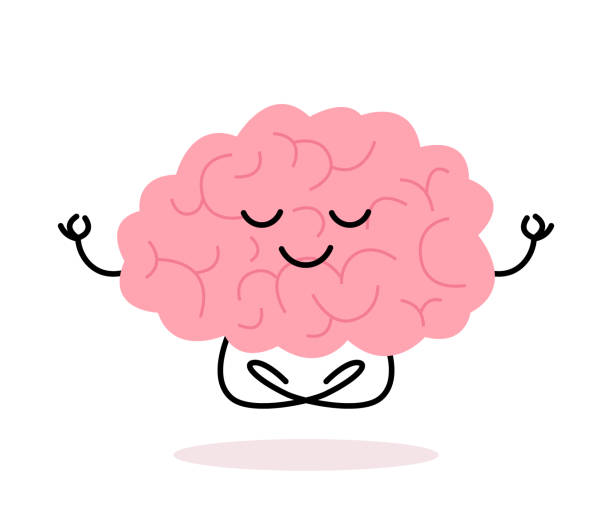
#> input picture ment.jpg, 612 x 510 px
$ python scaling.py
#> lines starting #> are read from the running program, lines starting #| are printed output that depends on the picture
import cv2
import numpy as np
img = cv2.imread("ment.jpg")
#> img is the input picture: shape (510, 612, 3); mean B, G, R 231.5, 228.4, 250.2
cv2.imshow("hitman", img)
height = img.shape[0]
#> height = 510
width = img.shape[1]
#> width = 612
print("img-dimensions:", height, width)
#| img-dimensions: 510 612
M = np.float32([[1, 0, 80], [0, 1, 40]])
img2 = cv2.warpAffine(img, M, (width, height))
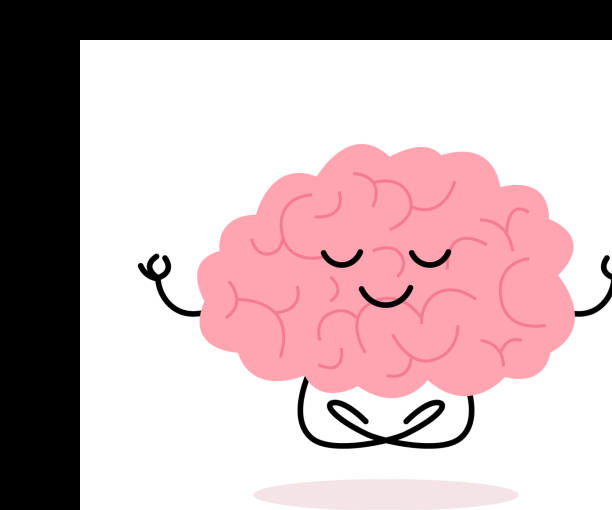
#> img2: shape (510, 612, 3); mean B, G, R 181, 178, 199.8
cv2.imshow("Translated Image", img2)
scale_percent = 50
new_width = int(img.shape[1] * scale_percent / 100)
#> new_width = 306
new_height = int(img.shape[0] * scale_percent / 100)
#> new_height = 255
dim = (new_height, new_width)
#> dim = (255, 306)
scaled_img = cv2.resize(img, dim)
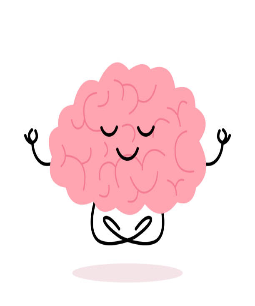
#> scaled_img: shape (306, 255, 3); mean B, G, R 231.5, 228.4, 250.2
cv2.imshow("Scaled Image", scaled_img)
cv2.waitKey(0)
